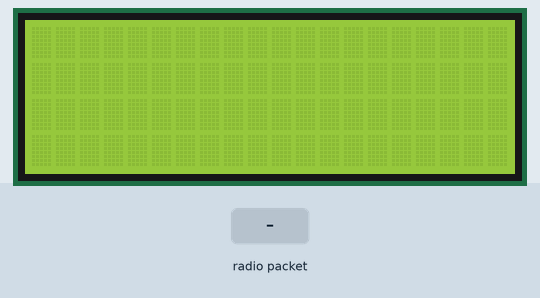
Recording of a sketch running on a simulated Arduino Uno, built with avr-gcc and run on an emulated ATmega328P. Shown: 20×4 character LCD. The inputs (shaded band) are chosen by the test bench. No radio packets arrive unless stated.

Above: at 1.2 s.
1.3 s: radio packet "1" arrives
2.8 s: radio packet "0" arrives
At 3.9 s:
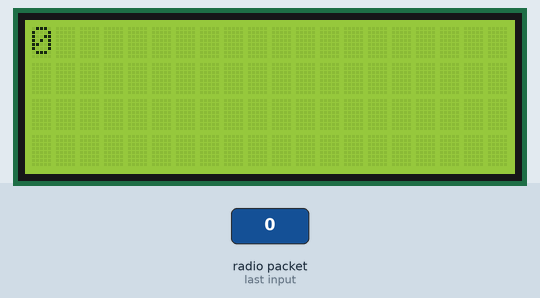
4.3 s: radio packet "2" arrives
Timing chart, 0 to 7.3 s (numbered marks = the images above; inputs shaded):
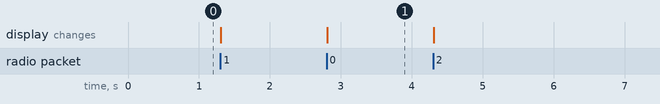

Measured:
- after the input at 2.8 s, the display: changes at once (image 1)

The sketch:

ReceiverRf24.ino
```cpp
#include <SPI.h>
#include <nRF24L01.h>
#include <RF24.h>
#include <Wire.h>
#include <LiquidCrystal_I2C.h>

RF24 radio(9, 10); // CE, CSN
LiquidCrystal_I2C  lcd (0x3f, 20,4);

const byte address[6] = "00001";

void setup() {
  radio.begin();
  Wire.begin();
  lcd.begin();               // start the library
  lcd.backlight();
  lcd.setCursor(0,0);
  radio.openWritingPipe(address);
  radio.openReadingPipe(0, address);
  radio.setPALevel(RF24_PA_MIN);
  radio.startListening();
}

char text[32];
void loop() {
  if (radio.available()) {
    radio.read(&text, sizeof(text));
    lcd.clear();
    lcd.setCursor(0,0);
    lcd.print(text);
    char sendData[64];
    sprintf(sendData,"received=%s\n",text);
    radio.stopListening();
    radio.write(sendData,sizeof(sendData));
    radio.startListening();
  }
}
```
